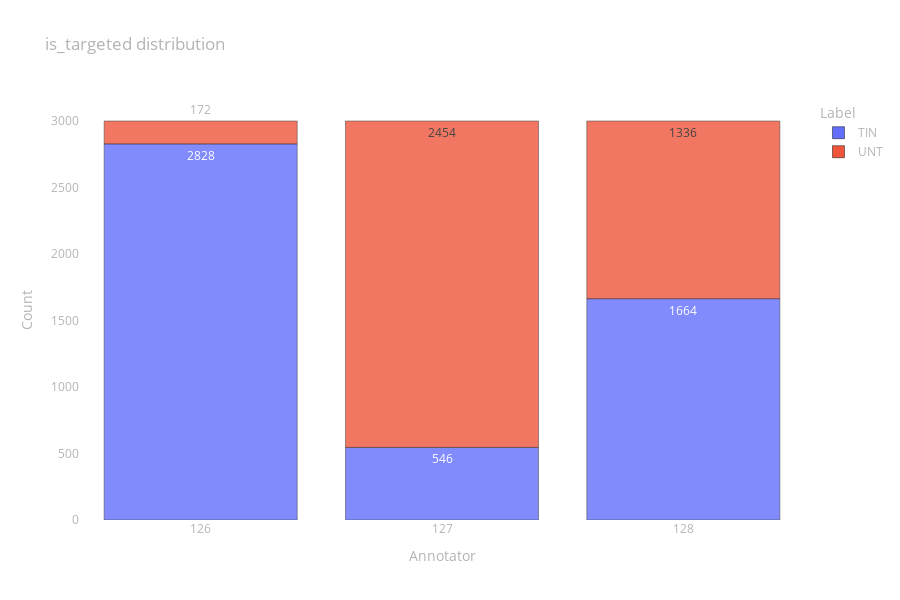

Notebook code for this chart:
### Code cell
fig = px.bar(
    data_frame=prepare_data_to_px(is_targeted),
    x="Annotator", y="Count", color="Label", opacity=0.8,
    height=600, text="Count", title="is_targeted distribution")

fig.update_layout(layout)

fig.show()

### Figure 1 — Plotly figure (JSON) as saved in the notebook; plotly's stock layout.template omitted (floating-point values rounded to 4 significant figures)
{"data": [{"alignmentgroup": "True", "hovertemplate": "Label=TIN<br>Annotator=%{x}<br>Count=%{text}<extra></extra>", "legendgroup": "TIN", "marker": {"color": "#636efa", "opacity": 0.8, "pattern": {"shape": ""}}, "name": "TIN", "offsetgroup": "TIN", "orientation": "v", "showlegend": true, "text": [2828, 546, 1664], "textposition": "auto", "type": "bar", "x": [126, 127, 128], "xaxis": "x", "y": [2828, 546, 1664], "yaxis": "y"}, {"alignmentgroup": "True", "hovertemplate": "Label=UNT<br>Annotator=%{x}<br>Count=%{text}<extra></extra>", "legendgroup": "UNT", "marker": {"color": "#EF553B", "opacity": 0.8, "pattern": {"shape": ""}}, "name": "UNT", "offsetgroup": "UNT", "orientation": "v", "showlegend": true, "text": [172, 2454, 1336], "textposition": "auto", "type": "bar", "x": [126, 127, 128], "xaxis": "x", "y": [172, 2454, 1336], "yaxis": "y"}], "layout": {"barmode": "relative", "font": {"color": "rgb(180,180,180)"}, "height": 600, "legend": {"title": {"text": "Label"}, "tracegroupgap": 0}, "paper_bgcolor": "rgba(0,0,0,0)", "plot_bgcolor": "rgba(0,0,0,0)", "title": {"text": "is_targeted distribution"}, "xaxis": {"anchor": "y", "domain": [0, 1], "showgrid": false, "title": {"text": "Annotator"}, "type": "category", "zeroline": false}, "yaxis": {"anchor": "x", "domain": [0, 1], "showgrid": false, "title": {"text": "Count"}, "zeroline": false}}}
